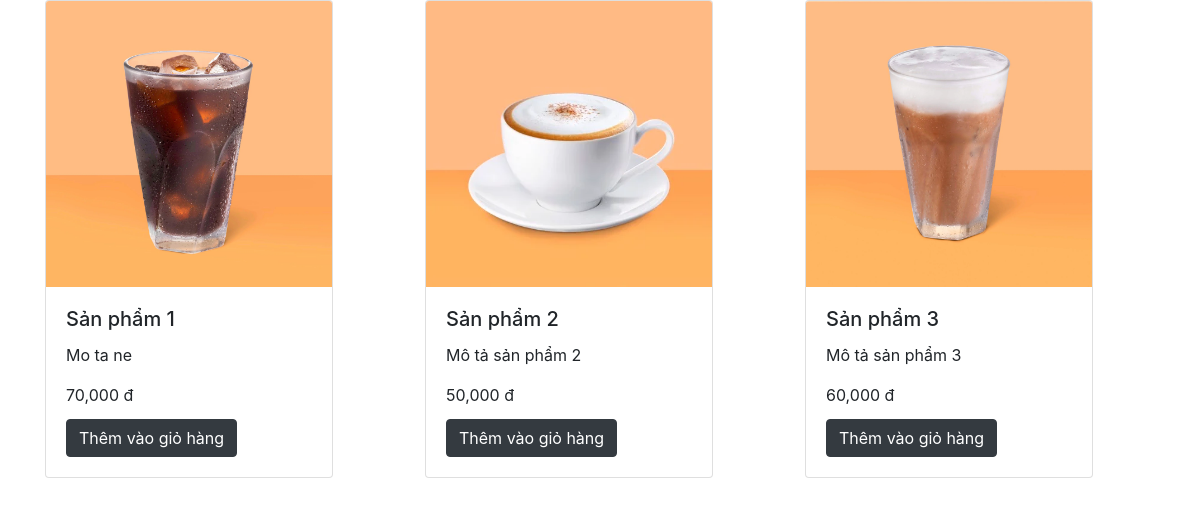
The app's page /client/sanpham-ds.php with its own data.
### tables this page shows
CREATE TABLE `sanpham` (
  `id_sp` int(11) NOT NULL,
  `ten` varchar(255) DEFAULT NULL,
  `hinhanh` varchar(255) DEFAULT NULL,
  `gia` double DEFAULT NULL,
  `mota` text DEFAULT NULL,
  `trangthai` varchar(255) DEFAULT NULL,
  `id_lsp` int(11) DEFAULT NULL
);

### client/sanpham-ds.php (the view, shortened to what this page needs)
<!doctype html>
<html lang="en">
<head>
    <link rel="stylesheet" href="https://stackpath.bootstrapcdn.com/bootstrap/4.3.1/css/bootstrap.min.css">
</head>
<body>
    <div class="container">
        <div class="row">
            <?php
            require '../connect.php';
            $query = "SELECT * FROM sanpham";
            $sanpham_ds = $conn->query($query);
            if ($sanpham_ds->num_rows > 0) :
                while ($sanpham = $sanpham_ds->fetch_assoc()) :
            ?>
                    <div class="col-sm-4">
                        <div class="card" style="width: 18rem;">
                            <img class="card-img-top" src="../uploads/<?= $sanpham['hinhanh'] ?>" alt="Card image cap">
                            <div class="card-body">
                                <h5 class="card-title"><?= $sanpham['ten'] ?></h5>
                                <p class="card-text"><?= $sanpham['mota'] ?></p>
                                <p class="card-title"><?= number_format($sanpham['gia']) ?> đ</p>
                                <form action="giohang-xuly.php" method="post">
                                    <button class="btn btn-dark" type="submit" name="them">Thêm vào giỏ hàng</button>
                                </form>
                            </div>
                        </div>
                    </div>
            <?php
                endwhile;
            endif;
            ?>
        </div>
    </div>
</body>
</html>

### records on screen
sanpham: hinhanh (picture), ten "Sản phẩm 1", mota "Mo ta ne", gia "70,000"
sanpham: hinhanh (picture), ten "Sản phẩm 2", mota "Mô tả sản phẩm 2", gia "50,000"
sanpham: hinhanh (picture), ten "Sản phẩm 3", mota "Mô tả sản phẩm 3", gia "60,000"
